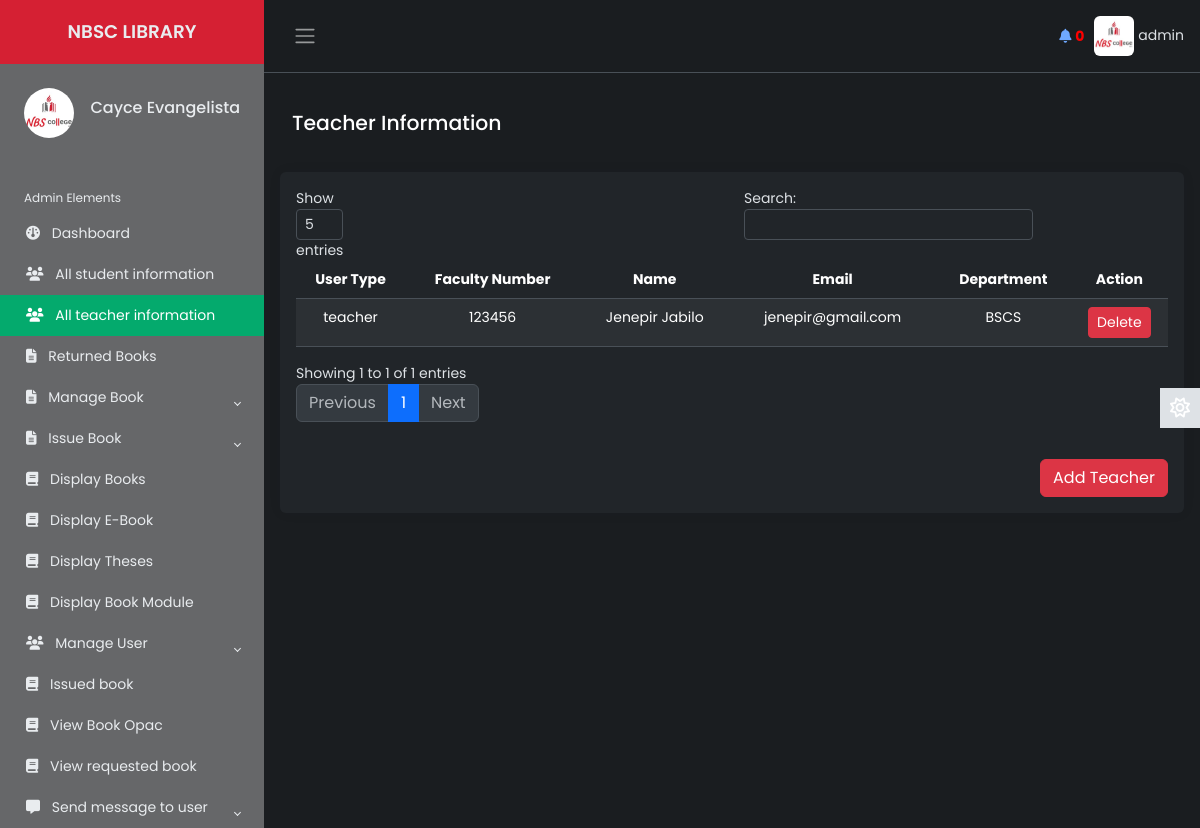
The page /Source/librarian/all-teacher-info.php (signed in) on the database as committed earlier.
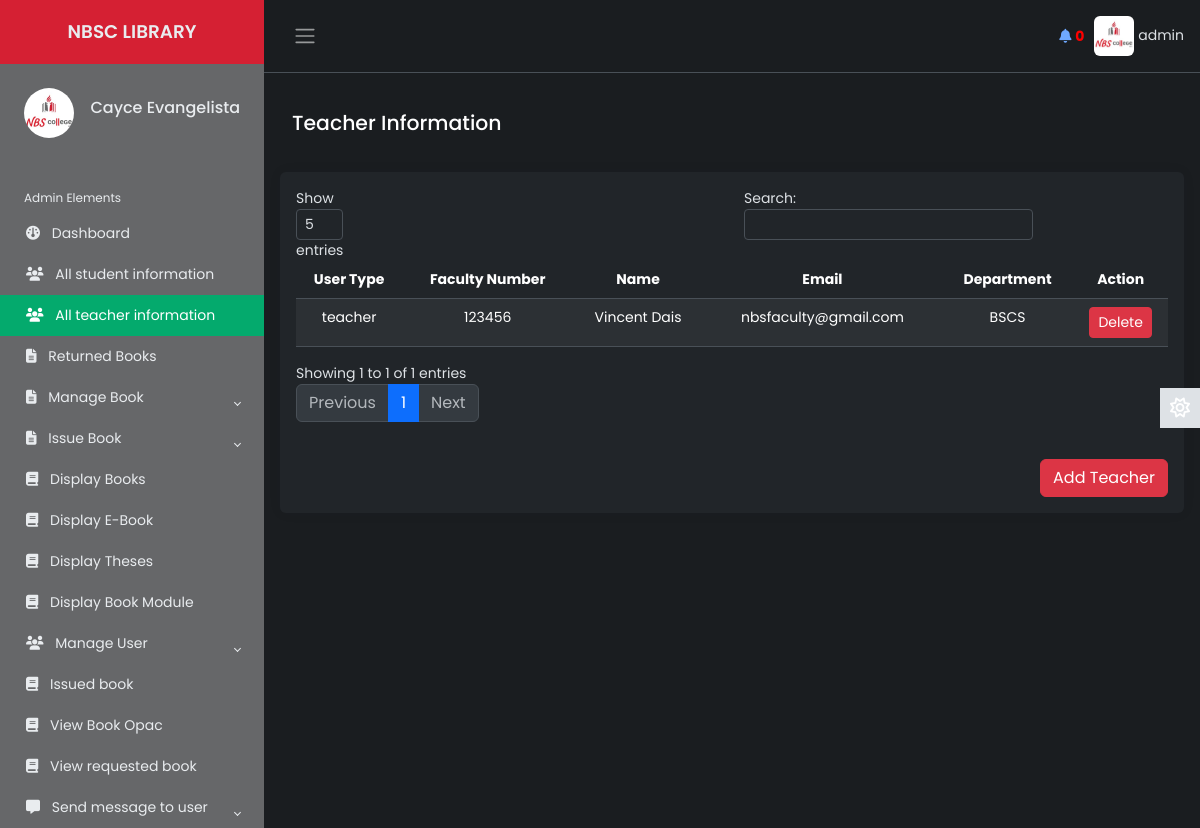
The same page on the database as committed later.
### tables this page shows
CREATE TABLE `teacher` (
  `id_number` varchar(20) NOT NULL,
  `first_name` varchar(50) NOT NULL,
  `last_name` varchar(50) NOT NULL,
  `middle_name` varchar(50) NOT NULL,
  `email` varchar(50) NOT NULL,
  `dept` varchar(50) NOT NULL,
  `password` varchar(50) NOT NULL,
  `user_type` varchar(50) NOT NULL,
  `photo` varchar(5000) NOT NULL,
  `status` varchar(7) NOT NULL,
  `vkey` varchar(255) NOT NULL,
  `verified` varchar(3) NOT NULL
);

### Source/librarian/all-teacher-info.php (the view, shortened to what this page needs)
        <?php
    include 'inc/header.php';
    include 'inc/connection.php';
 ?>
<main class="content px-3 py-2">
                <div class="container-fluid">
				<div class="mb-3">
                        <h4>Teacher Information
                        </h4>
                 </div>
            </div>
            <br>
            <div class="card border-0">
                        <div class="card-body">
                            <table class="table table-hover  table-striped" id="dtBasicExample">
                                <thead style="text-align: center;">
                                    <tr>
                                        <th scope="col">User Type</th>
                                        <th scope="col" class="text-center">Faculty Number</th>
                                        <th scope="col">Name</th>
                                        <th scope="col">Email</th>
                                        <th scope="col">Department</th>
                                        <th scope="col">Action</th>
                                    </tr>
                                </thead>
                                <tbody class="text-center">
                                <?php
                                        $res2= mysqli_query($link, "select * from teacher ORDER BY id_number DESC");
                                        while ($row1=mysqli_fetch_array($res2)) {
                                            echo "<tr>";
                                            echo "<td>"; echo $row1["user_type"]; echo "</td>";
                                            echo "<td>"; echo $row1["id_number"]; echo "</td>";
                                            echo "<td>"; echo $row1["first_name"]; "<td>"; echo " "; echo $row1["last_name"]; echo "</td>";
                                            echo "<td>"; echo $row1["email"]; echo "</td>";
                                            echo "<td>"; echo $row1["dept"]; echo "</td>";
                                            echo "<td>";
                                            ?>
                                                <button class='btn btn-danger btn-sm' onclick="deleteUserConfirmation1('<?php echo $row1["id_number"]; ?>', '<?php echo $row1["first_name"] . ' ' . $row1["last_name"]; ?>')">Delete</button>
                                            <?php
                                            echo "</td>";
                                            echo "</tr>";
                                        }
                                     ?>
                                       </tbody>
                            </table>
                            <br>
                            <div class="text-end">
                                <button type="button" class="btn btn-danger" data-toggle="modal" data-target="#addTeacherModal">
                                Add Teacher
                                </button>
                            </div>
                        </div>
                    </div>
 </main>

Rows that differ between the two databases and show on the page:
changed teacher "teacher": first_name "Jenepir" → "Vincent"; last_name "Jabilo" → "Dais"; email "jenepir@gmail.com" → "nbsfaculty@gmail.com"
